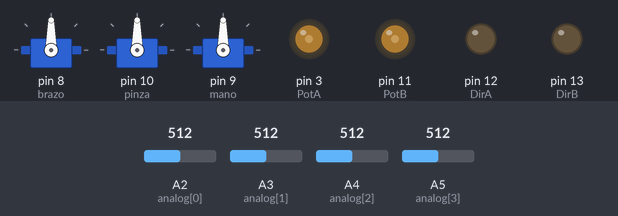
Recording of a sketch running on a simulated Arduino Leonardo, built with avr-gcc and run on an emulated ATmega32U4. Parts: 3 × servo, output pins drawn as LEDs (lit = HIGH). Dashed ring = blinking. The inputs (shaded band) are chosen by the test bench; at power-on: A4 (analog[2]) = 512, A2 (analog[0]) = 512, A5 (analog[3]) = 512, A3 (analog[1]) = 512.

Above: at 3.9 s.
4.0 s: A4 (analog[2]) set to 716
At 6.2 s:
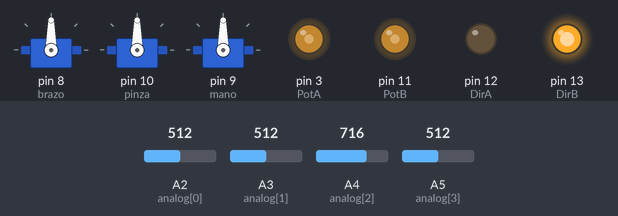
7.0 s: A2 (analog[0]) set to 543
8.5 s: A2 (analog[0]) set to 560
At 9.3 s:
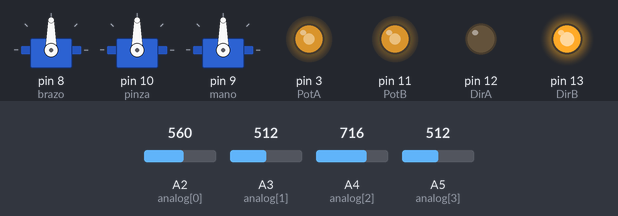
10.0 s: A5 (analog[3]) set to 534
13.0 s: A5 (analog[3]) set to 571
At 13.5 s:
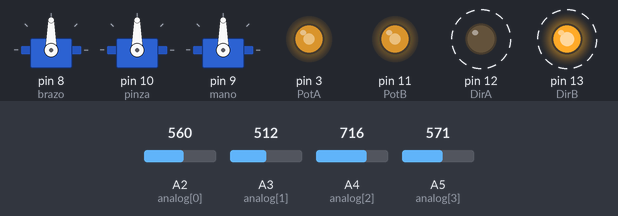
16.0 s: A4 (analog[2]) set to 306
Timing chart, 0 to 66.5 s (numbered marks = the images above; inputs shaded):
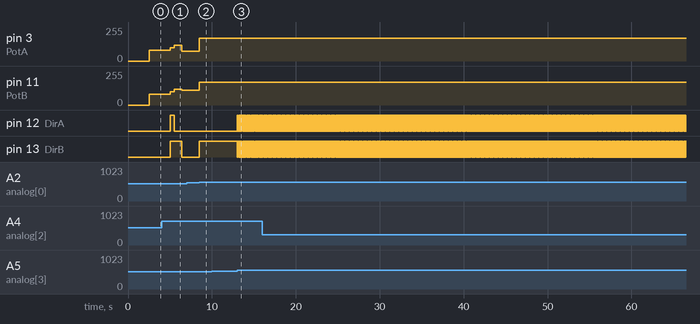

The sketch:

programafuncionaperfecto1510.ino
```cpp
#include <Servo.h>
Servo brazo;
Servo mano;
Servo pinza;
int distanciA=200 ;
float valor = 0;
float angulo;
int tpelota = 0;
// [5][4][-] [/][/] [-][3][2] analogicos
// [8][7][-] [/][/] [-][2][1] sensor
// izq                    der
int analog[]={A2,A3,A4,A5};
int DirA=12;
int DirB=13;
int PotA=3;
int PotB=11;
int suma=0;
//int umbral=750;
int N2=0;
int N3=0;
int N4=0;
int N5=0;
int B2=0;
int B3=0;
int B4=0;
int B5=0;
int U2=0;
int U3=0;
int U4=0;
int U5=0;
int A2v;
int A3v;
int A4v;
int A5v;
//tx azul va al 0 d la leonardo
//rx verde va al 1 d la leonardo
//azul en tx verde en rx en la micro

void setup() {
  pinMode(4, OUTPUT); //trig adelante
  pinMode(7, INPUT);
  pinMode(5, OUTPUT); //trig costado
  pinMode(6, INPUT);
  Serial.begin(9600);
  Serial1.begin(9600);
  brazo.attach(8);
  pinza.attach(10);
  mano.attach(9); // indico donde esta mi servo conectado
  brazo.write(90);
  mano.write(90);
  pinza.write(90);
  delay(500);
  pinMode(DirA,OUTPUT);
  pinMode(DirB,OUTPUT);
  pinMode(PotA,OUTPUT);
  pinMode(PotB,OUTPUT);

 for(int i=0;i<20;i++){
  N2 =N2+analogRead(analog[0]) ;
  N3 =N3+analogRead(analog[1]) ;
  N4 =N4+analogRead(analog[2]) ;
  N5 =N5+analogRead(analog[3]) ;
  delay(100);
}


N2=N2/20;
N3=N3/20;
N4=N4/20;
N5=N5/20;
adelante(80, 80);
delay(500);
 for(int i=0;i<20;i++){
  B2 =B2+analogRead(analog[0]) ;
  B3 =B3+analogRead(analog[1]) ;
  B4 =B4+analogRead(analog[2]) ;
  B5 =B5+analogRead(analog[3]) ;
  delay(100);
}

B2=B2/20;
B3=B3/20;
B4=B4/20;
B5=B5/20;
U2=40+(B2+N2)/2;
U3=40+(B3+N3)/2;
U4=40+(B4+N4)/2;
U5=40+(B5+N5)/2;
//distanciA=mirar(90);
atras(100, 100);
delay(500);
while(analogRead(analog[2])<U4){
  atras(100, 100);
  }
derecha(120,120);
delay(900);
}

void loop(){
 //Serial.println(distancia(4, 7));
  //while (true){
    seguirlinea(); //sigue linea hasta que ve pelota
    /*if (distancia(4, 7) < 11){// si ve pelota, frena
      parar();
      if (distancia(5,6) < 25){ //si también ve en el costado, entonces hay prisma y es pelota para agarrar
        agarrar();
        parar();
        izquierda(100,100);
        delay(700);
        tpelota = tpelota + 1;
        //while ((!(analogRead(analog[1]) < U3) || !(analogRead(analog[2]) < U4) || !(analogRead(analog[0]) < U2) || !(analogRead(analog[3])){

        }}
      else { //si no ve en el costado, entonces la esquiva
        esquivar();
      }*/
    //}

    //Umbral();
  }


void calibrarpololu(){
  while (true){
    A2v = analogRead(analog[0]);
    A3v = analogRead(analog[1]);
    A4v = analogRead(analog[2]);
    A5v = analogRead(analog[3]);

    Serial.print("A2: ");
    Serial.println(A2v);
    delay(500);
    Serial.print("A3: ");
    Serial.println(A3v);
    delay(500);
    Serial.print("A4:");
    Serial.println(A4v);
    delay(500);
    Serial.print("A5: ");
    Serial.println(A5v);
    delay(500);
  }
}

void Umbral() {
  parar();
  while (true){
    A2v = analogRead(analog[0]);
    A3v = analogRead(analog[1]);
    A4v = analogRead(analog[2]);
    A5v = analogRead(analog[3]);

    Serial.print("A2: ");
    Serial.print(A2v);
    Serial.print("..U2: ");
    Serial.println(U2);
    delay(500);
    Serial.print("A3: ");
    Serial.print(A3v);
    Serial.print("..U3: ");
    Serial.println(U3);
    delay(500);
    Serial.print("A4:");
    Serial.print(A4v);
     Serial.print("..U4: ");
    Serial.println(U4);
    delay(500);
    Serial.print("A5: ");
    Serial.print(A5v);
     Serial.print("..U5: ");
    Serial.println(U5);
    delay(500);
  delay(1000);
  }
}

void derecha(int i,int d){
    digitalWrite(DirA,LOW);
    digitalWrite(DirB,HIGH);
    analogWrite(PotA,i);
    analogWrite(PotB,d);
  }

void izquierda(int i,int d ){
    digitalWrite(DirA,HIGH);
    digitalWrite(DirB,LOW);
    analogWrite(PotA,i);
    analogWrite(PotB,d);
  }

void adelante(int i,int d ){
    digitalWrite(DirA,LOW);
    digitalWrite(DirB,LOW);
    analogWrite(PotA,i);
    analogWrite(PotB,d);
  }

void atras(int i,int d ){
    digitalWrite(DirA,HIGH);
    digitalWrite(DirB,HIGH);
    analogWrite(PotA,i);
    analogWrite(PotB,d);
  }

void parar(){
    digitalWrite(DirA,LOW);
    digitalWrite(DirB,HIGH);
    analogWrite(PotA,0);
    analogWrite(PotB,0);
  }

void aumentar_angulo(int angulo, Servo servo,int tiempo){
  int actual=servo.read();
  while(actual<angulo){
    actual=actual+3;
     servo.write(actual);
     delay(tiempo);
  }
}

void disminuir_angulo(int angulo, Servo servo,int tiempo){
  int actual=servo.read();
  while(actual>angulo){
    actual=actual-3;
     servo.write(actual);
     delay(tiempo);
  }
}

int distancia(int TriggerPin, int EchoPin) {
  long duration, distanceCm;

  digitalWrite(TriggerPin, LOW);  //para generar un pulso limpio ponemos a LOW 4us
  delayMicroseconds(4);
  digitalWrite(TriggerPin, HIGH);  //generamos Trigger (disparo) de 10us
  delayMicroseconds(10);
  digitalWrite(TriggerPin, LOW);

  duration = pulseIn(EchoPin, HIGH);  //medimos el tiempo entre pulsos, en microsegundos
  distanceCm = duration*10/292/2;   //convertimos a distancia, en cm
  return distanceCm;
}

void calibrarultras() {
  Serial.print("Derecha: ");
  Serial.println(distancia(4,7));
  delay(250);
  Serial.print("Izquierda: ");
  Serial.println(distancia(5,6));
  delay(250);
}


void esquivar(){
  parar();
  delay(200);
  atras(90, 90);
  delay(500);
  izquierda(100,100);
  delay(1200);
  adelante(100,100);
  delay(1000);
  derecha(100,100);
  delay(1000);
  adelante(100,100);
  delay(1500);
  derecha(100,100);
  delay(900);
  adelante(100,100);
  delay(500);

}

void agarrar(){
  aumentar_angulo(190,mano,50);
  aumentar_angulo(160,brazo,50);
  disminuir_angulo(10,pinza,50);
  disminuir_angulo(90,brazo,50);
  disminuir_angulo(90,mano,50);
}

void soltar(){
  aumentar_angulo(90,pinza,50);
  disminuir_angulo(90,mano,50);
  disminuir_angulo(90,brazo,50);
}

int canasta(){
 disminuir_angulo(30,brazo,50);
 disminuir_angulo(50,mano,50);
 aumentar_angulo(90,pinza,50);
 aumentar_angulo(90, mano, 50);
}

void seguirlinea(){
  if ((analogRead(analog[1]) < U3) && (analogRead(analog[2]) < U4) && (analogRead(analog[0]) < U2) && (analogRead(analog[3]) < U5)){ // Ningún sensor ve la línea
    adelante(100, 100);
    //Serial.println("adelante");
  }
else{
  if (!(analogRead(analog[1]) < U3) && !(analogRead(analog[2]) < U4) && !(analogRead(analog[0]) < U2) && !(analogRead(analog[3]) < U5)){ // Ningún sensor ve la línea
    adelante(100, 100);}

  else{
    if (analogRead(analog[3]) > U5){ // linea muy a la izq
    izquierda(170, 170);
    delay(20);}

    //Serial.println("derecha");}
  if ((analogRead(analog[2]) > U4) && (analogRead(analog[3]) > U5)){
      adelante(75, 200);
  }
  if (((analogRead(analog[2]) > U4)&& !(analogRead(analog[3]) > U5))){ // linea un poco a la izq
      adelante(75, 110);
    //Serial.println("derecha suave");
  }
  if((analogRead(analog[1]) > U3) &&  !(analogRead(analog[0]) > U2)){ // linea un poco a la der
      adelante(110, 75);
    //Serial.println("izquierda suave");
    }
  if((analogRead(analog[0]) > U2) && (analogRead(analog[1]) > U3)){
      adelante(200, 75);
  }
  if (analogRead(analog[0]) > U2){ // linea muy a la der
      derecha(170, 170);
      delay(20);

    //Serial.println("izquierda");
  }
  }

}
}

// ---------- ENVIAR ----------
void enviarEntero(char letra, long n) {
  Serial1.print(letra);
  Serial1.print(n);
  Serial1.print('\n');
}

void enviarReal(char letra, float x) {
  Serial1.print(letra);
  Serial1.print(x, 2);        // 2 decimales (podés poner más)
  Serial1.print('\n');
}

void enviar(char letra) {     // un carácter solo, como antes
  Serial1.print(letra);
  Serial1.print('\n');
}

// ---------- RECIBIR ----------
// Devuelve la letra del mensaje cuando llega uno completo, o 0 si todavía no.
// El número que venía con la letra queda guardado en la variable global "valor".

char recibir() {
  static char buf[16];
  static byte n = 0;

  while (Serial1.available() > 0) {
    char c = Serial1.read();
    if (c == '\n') {                  // terminó un mensaje
      buf[n] = 0;
      n = 0;
      if (buf[0] == 0) return 0;      // línea vacía, se ignora
      valor = atof(buf + 1);          // lo que viene después de la letra
      return buf[0];                  // la letra
    }
    if (c != '\r' && n < sizeof(buf) - 1) buf[n++] = c;
  }
  return 0;                           // no llegó nada completo
}

int mirar(float A){
  enviarReal('A', A);
  delay(50);
  char c = recibir();
    distanciA = (int)valor;
    delay(10);
    //Serial.print("Distancia: ");
    //Serial.println(distanciA);
 return (int)valor;;
}


/*
int error(){

  int suma=0;
  if ((D[0]!=1)&&(D[1]!=1)&&(D[2]!=1)&&(D[3]!=1)){
    suma=0;
    return suma;}
  else{
    if ((D[0]==1)&&(D[1]!=1)){
      suma=200;
      return suma;
      }
    if((D[0]==1)&&(D[1]==1)){
      suma=75;
      return suma;
      }
    if((D[1]==1)&&(D[0]!=1)){
      suma=50;
      return suma;
      }
    if((D[2]==1)&&(D[3]!=1)){
      suma=-50;
      return suma;
      }
    if((D[2]==1)&&(D[3]==1)){
      suma=-75;
      return suma;
    }
    if ((D[3]==1)&&(D[2]!=1)){
      suma=-200;
      return suma;
    }

    return suma ;
}
  }*/
```

Measured:
- the behaviour switches between 552 and 553 on A2 (analog[0]) (found by bisection; images 1 and 2)
- the behaviour switches between 552 and 553 on A5 (analog[3]) (found by bisection; images 2 and 3)
- after the input at 7.0 s, every drawn part: stays the same
- after the input at 8.5 s, pin 3 (PotA): 75/255 → 170/255 at once; pin 11 (PotB): 110/255 → 170/255 at once; pin 13 (DirB): LOW → HIGH at once
- after the input at 13.0 s, pin 12 (DirA), pin 13 (DirB): alternates HIGH for 0.02 s and LOW for 0.02 s, starting at once
